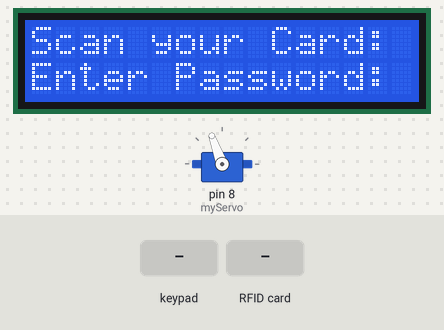
A sketch run on a simulated Arduino Uno, built with avr-gcc and run on an emulated ATmega328P. Shown: servo, 16×2 character LCD. The test bench sets the inputs (shaded band). What the sketch prints to the serial monitor is not drawn.

Above: at 1.3 s.
1.4 s: keypad keys 1 2 3 4 # pressed 0.4 s apart
At 3.4 s:
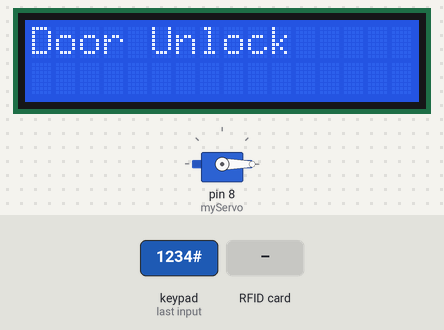
4.9 s: RFID card 5E 7A 19 C4 held to the reader
7.9 s: key '#' pressed
At 10.7 s:
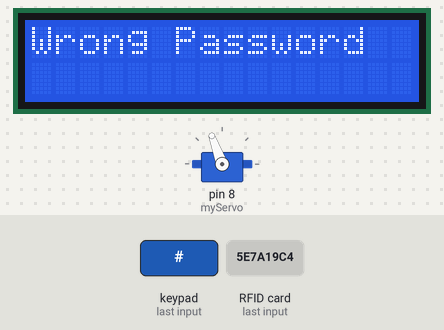
10.9 s: key '*' pressed
At 13.4 s:
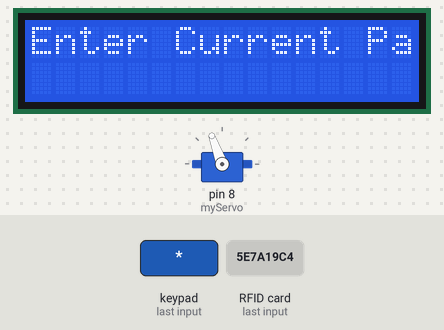
13.9 s: keypad keys 1 2 3 4 pressed 0.4 s apart
At 15.7 s:
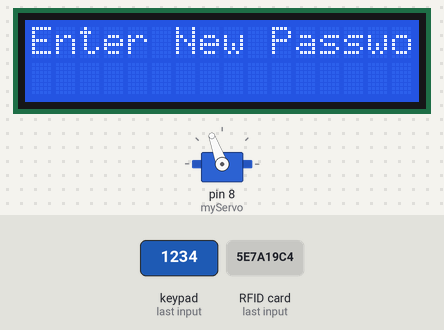
17.0 s: keypad keys 1 2 3 4 * pressed 0.4 s apart
At 19.0 s:
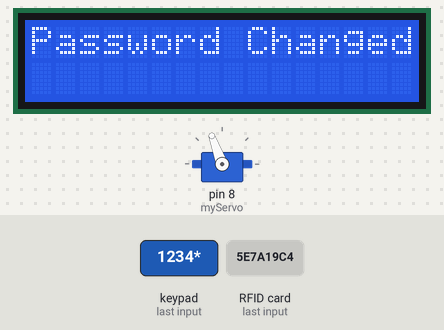
Timing chart, 0 to 20.5 s (numbered marks = the images above; inputs shaded):
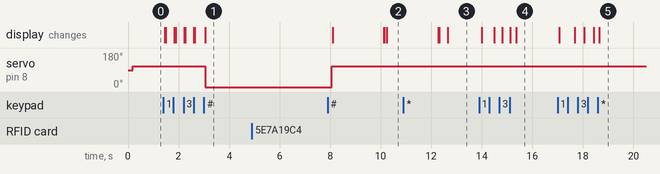

Measured:
- after the input at 1.4 s, servo on pin 8 (myServo): 110° → 0° after 1.7 s; the display: first changes after 0.05 s (image 1 shows a later state)
- after the input at 4.9 s, every drawn part: stays the same
- after the input at 7.9 s, the display: first differs from a run without the input after 2.3 s (image 2)
- after the input at 10.9 s, the display: first differs from a run without the input after 1.8 s (image 3)
- after the input at 13.9 s, the display: first changes after 0.10 s (image 4 shows a later state)
- after the input at 17.0 s, the display: first changes after 0.07 s (image 5 shows a later state)

The sketch:

RFIDnPasscodeMainDoorV6.ino
```cpp
#include <Servo.h>
#include <Keypad.h>
#include <Wire.h>
#include <LiquidCrystal_I2C.h>
#include <SPI.h>
#include <MFRC522.h>

#define RST_PIN         9
#define SS_PIN          10
//#define pinBuzz   0

Servo myServo;
MFRC522 mfrc522(SS_PIN, RST_PIN);
LiquidCrystal_I2C lcd(0x27,16,2);

int UID[4], i;
int ID1[4] = {83, 118, 55, 37}; //Valid Card

const byte ROWS = 4; //4 rows
const byte COLS = 3; //3 columns

// Password variables
char enteredPassword[5] = ""; // Assuming a 4-digit password
char correctPassword[] = "1234"; //Default Password
bool continueOpen = false;
//define keypad map
char keys[ROWS][COLS] = {
  {'1','2','3'},
  {'4','5','6'},
  {'7','8','9'},
  {'*','0','#'}
};

byte pin_rows[ROWS] = {5, 6, 4, A3};
byte pin_column[COLS] = {A2, A1, A0};

// setlock
int wrongPassword = 0; //Wrong Password Entered Attempts
const int maxwrongPassword = 3;
int timelock = 0; //Time lock keypad

//initialize an Keypad
Keypad keypad = Keypad(makeKeymap(keys), pin_rows, pin_column, ROWS, COLS);

void setup() {
    Serial.begin(9600);

    //pinMode(pinBuzz,OUTPUT);
    SPI.begin();    // rfid
    mfrc522.PCD_Init();
    myServo.attach(8);
    lcd.init();
    lcd.backlight();
    lcd.clear();
    lcd.setCursor(0, 0);
    lcd.print("Scan your Card:");
    lcd.setCursor(0, 1);
    lcd.print("Enter Password:");
    delay(50);
    myServo.write(110);
}

void loop() {
    step1();
    step2();
}

void handleRfid() {
    if (mfrc522.PICC_IsNewCardPresent() && mfrc522.PICC_ReadCardSerial()) {
        Serial.println("RFID Card Detected!");
        Serial.print("Card UID: ");
        for (byte i = 0; i < mfrc522.uid.size; i++) {
            UID[i] = mfrc522.uid.uidByte[i];
            Serial.print(mfrc522.uid.uidByte[i] < 0x10 ? " 0" : " ");
            Serial.print(mfrc522.uid.uidByte[i]);
        }
        if (UID[i] == ID1[i]) {
            lcd.clear();
            lcd.print("Door Unlock");
            delay(1000);
            Serial.println("Door Unlock");
            myServo.write(0); // Unlock the door
            delay(5000); // Keep the door unlocked for 5 seconds
            myServo.write(110); // Lock the door again
        } else {
            lcd.clear();
            lcd.setCursor(0, 0);
            lcd.print("Access Denied");
            delay(1000);
        }
        Serial.println();
        mfrc522.PICC_HaltA();
        delay(1000); // Add delay to avoid multiple readings
    }
}

void keyPad() {
    char key = keypad.getKey();
    if (key) {
        if (key == '#') {
            // Check the entered password
            if (strcmp(enteredPassword, correctPassword) == 0) {
                lcd.clear();
                lcd.print("Door Unlock");
                myServo.write(0); // Unlock the door
                delay(5000); // Keep the door unlocked for 5 seconds
                myServo.write(110); // Lock the door again
                clearEnteredPassword();
                wrongPassword = 0;
            } else {
                lcd.clear();
                lcd.print("Wrong Password");
                delay(2000);
                clearEnteredPassword();
                wrongPassword++;
                if (wrongPassword >= maxwrongPassword) {
                    lcd.clear();
                    lcd.print("Keypad Lock");
                    for (timelock = 0; timelock <= 1000; timelock++) {
                        delay(10);
                    }
                    wrongPassword = 0;
                    lcd.clear();
                }
            }
        } else if (key == '*') {
            delay(200);
            changePassword();
        } else {
            if (strlen(enteredPassword) < 4) {
                enteredPassword[strlen(enteredPassword)] = key;
                lcd.setCursor(strlen(enteredPassword) - 1, 1);
                lcd.print('*');
            }
        }
    }
}

void clearEnteredPassword() {
    memset(enteredPassword, 0, sizeof(enteredPassword));
    lcd.setCursor(0, 1);
    lcd.print("                "); // Clear the password display
    lcd.setCursor(0, 1);
}

void changePassword() {
    lcd.clear();
    lcd.print("Enter Current Pass:");
    clearEnteredPassword();
    delay(200);

    // Enter current password
    while (strlen(enteredPassword) < 4) {
        char key = keypad.getKey();
        if (key && key != '*' && key != '#') {
            enteredPassword[strlen(enteredPassword)] = key;
            lcd.setCursor(strlen(enteredPassword) - 1, 1);
            lcd.print('*');
        }
    }
    delay(200);

    // Verify current password
    if (strcmp(enteredPassword, correctPassword) != 0) {
        lcd.clear();
        lcd.print("Wrong Password");
        delay(2000);
        lcd.clear();
        lcd.print("Enter Password:");
        clearEnteredPassword();
        return; // Exit the function if the current password is incorrect
    }

    lcd.clear();
    lcd.print("Enter New Password:");
    clearEnteredPassword();
    delay(200);

    // Enter new password
    while (strlen(enteredPassword) < 4) {
        char key = keypad.getKey();
        if (key && key != '*' && key != '#') {
            enteredPassword[strlen(enteredPassword)] = key;
            lcd.setCursor(strlen(enteredPassword) - 1, 1);
            lcd.print('*');
        }
    }
    delay(200);

    // Set new password
    memcpy(correctPassword, enteredPassword, sizeof(enteredPassword));
    lcd.clear();
    lcd.print("Password Changed");
    delay(2000);
    lcd.clear();
    lcd.print("Enter Password:");
    clearEnteredPassword();
}

void step1(){
    lcd.setCursor(0, 0);
    lcd.print("Scan your Card:");
    handleRfid();
}

void step2()
{
    lcd.setCursor(0, 1);
    lcd.print("Enter Password:");
    keyPad();
}
```
